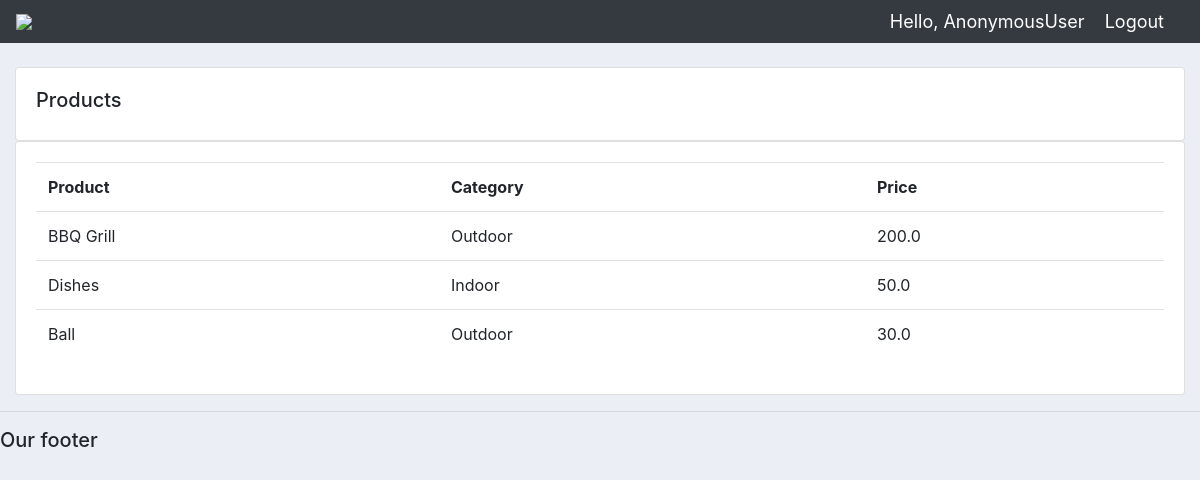
Screenshot of /products/ with the database file from the repository.
### accounts/models.py (models this page shows, shortened)
class Product(models.Model):
    CATEGORY = (('Indoor', 'Indoor'),
    ('Outdoor','Outdoor'))
    name = models.CharField(max_length=200, null=True)
    price = models.FloatField(null=True)
    category = models.CharField(max_length=200, null=True,choices=CATEGORY)
    description = models.CharField(max_length=200, null=True, blank=True)
    date_created = models.DateTimeField(auto_now_add=True, null=True)
    tags = models.ManyToManyField(Tag)

### accounts/views.py (the view)
# urls.py: path('products/', views.products, name='products'),
def products(request):
	products = Product.objects.all()
	return render(request, 'accounts/products.html', {'products':products})

### accounts/templates/accounts/products.html
{%  extends 'accounts/main.html' %}
{% block content %}
		<br>
		<div class="row">
			<div class="col-md">
				<div class="card card-body">
					<h5>Products</h5>
				</div>
				<div class="card card-body">
					<table class="table">
						<tr>
							<th>Product</th>
							<th>Category</th>
							<th>Price</th>
						</tr>
						{% for i in products %}
							<tr>
								<td>{{i.name}}</td>
								<td>{{i.category}}</td>
								<td>{{i.price}}</td>
							</tr>
						{% endfor %}
					</table>
				</div>
			</div>
		</div>
{% endblock content %}

### crm1/static/css/main.css (style rules this page uses)
body { background-color: #ebeff5; }

### rows the page displays
Product: name "BBQ Grill", category "Outdoor", price "200.0"
Product: name "Dishes", category "Indoor", price "50.0"
Product: name "Ball", category "Outdoor", price "30.0"

### other values shown
{{ request.user }} "AnonymousUser"
